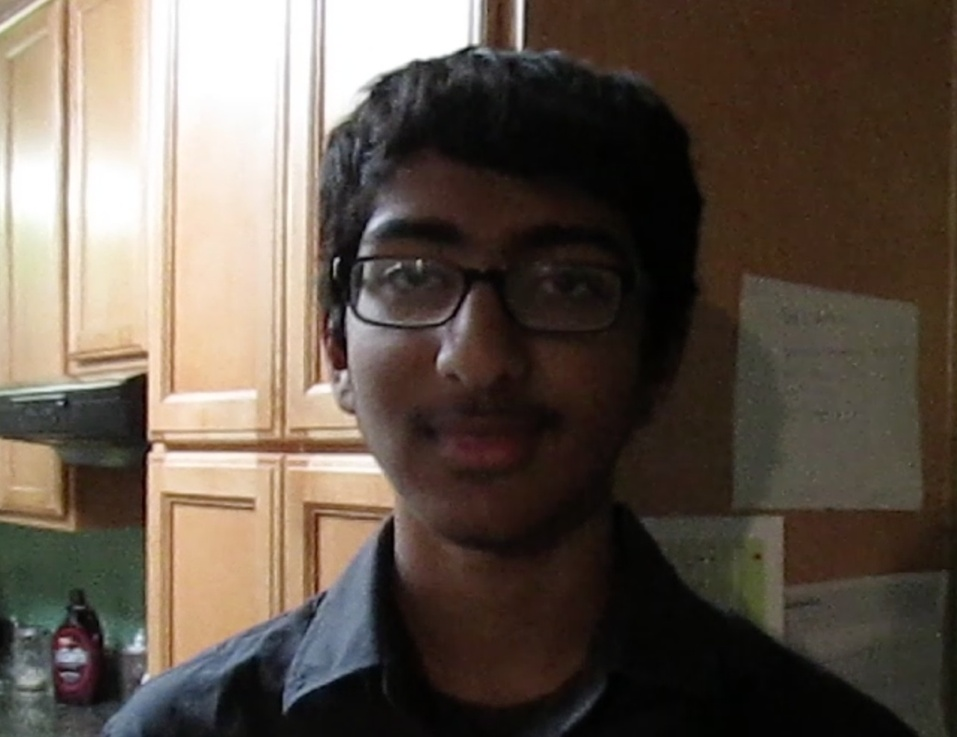
#> input picture samples/skindetect/authoring/image/f0.jpg, 957 x 737 px, shrunk from 1280 x 986 before the run, found by its file name; its folder holds only this picture in this run
$ python checkImages.py --file ../image/f0.jpg   (Python 2 division)
#> lines starting #> are read from the running program, lines starting #| are printed output that depends on the picture; after the words box and inside, x2 and y2 are one past the last pixel; in counts of white or black regions, pixels touching at a corner belong together
__author__ = 'kgeorge'

from optparse import OptionParser
from PIL import Image
import os


def main():
    parser = OptionParser()
    parser.add_option("-f", "--file", dest="filename",
                  help="imagefilename", metavar="FILE")
    (options, args) = parser.parse_args()
    print options.filename

    srcBaseDir = r'/Users/kgeorge/Documents/projects/kgeorge-cv/samples/skindetect/authoring/image/'
    maskBaseDir = r'/Users/kgeorge/Downloads'
    maskFilename = os.path.splitext(options.filename)[0] + '.png'

    im = Image.open(os.path.join(srcBaseDir, options.filename))
#> im is the input picture: PIL image 957x737 RGB; mean R, G, B 98.5, 87, 76.3
    im2 = Image.open(os.path.join(maskBaseDir, 'skindetect-' + maskFilename))
    print im.size, im2.size
#| (957, 737) (957, 737)
    if(im2.size[0] >= im.size[0] and im2.size[1] >= im.size[1]):
        im2 = im2.crop((0,0, im.size[0], im2.size[1]))
        #im.paste(im2, (0,0))
        im2 = im2.convert('L')
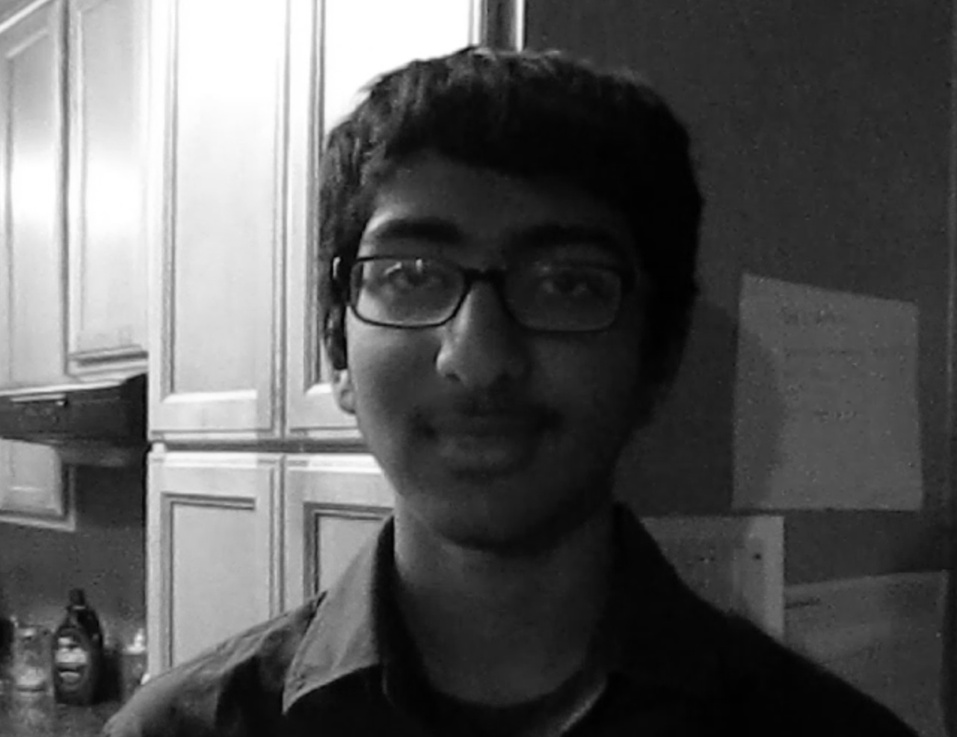
#> im2: PIL image 957x737 L; min 0, max 255, mean 89.2
        im2 = im2.convert('1')
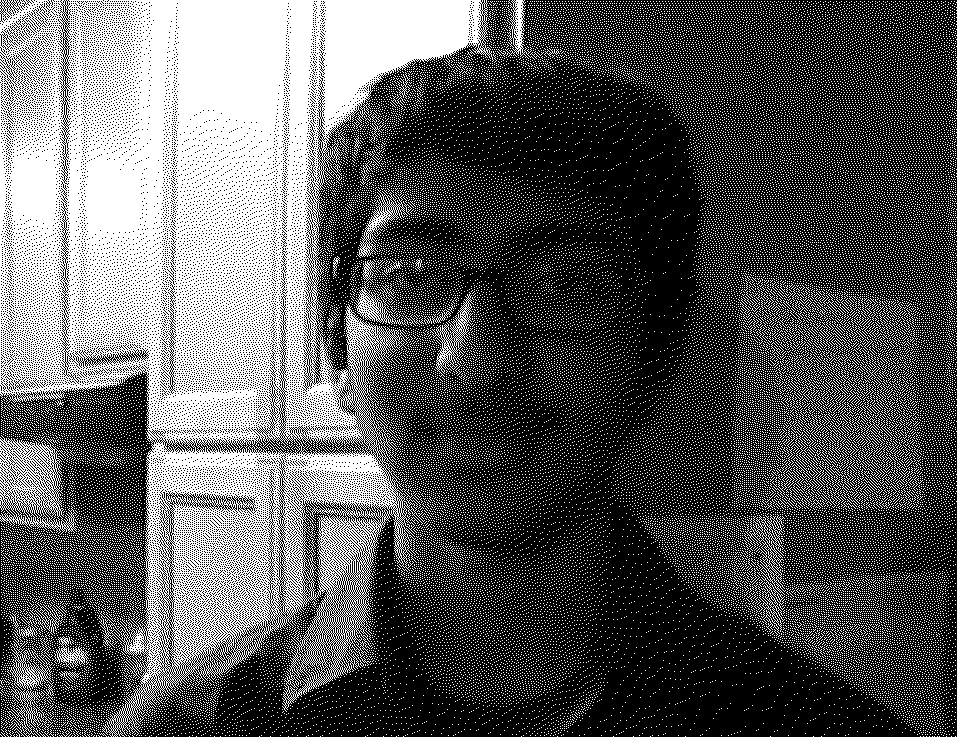
#> im2: PIL image 957x737 1; 34.9% white; 54270 white regions (54213 under 20 px), largest, box (x1, y1, x2, y2) and area: (0, 0, 494, 737) 167466, (0, 435, 78, 535) 3247, (7, 632, 54, 737) 1339
        pass
    elif (im2.size[0] <= im.size[0] and im2.size[1] <= im.size[1]):
        print 'mask smaller than image'
        pass
    else:
        raise IOError
    im.paste(im2, (0,0))
    maskFilename = os.path.splitext(options.filename)[0] + '_mask' + '.png'
    im.save(os.path.join(srcBaseDir, maskFilename))

    print options.filename, im.size
#| ../image/f0.jpg (957, 737)
    print options.filename, im2.size
#| ../image/f0.jpg (957, 737)

    pass

if __name__ == '__main__':
    main()
